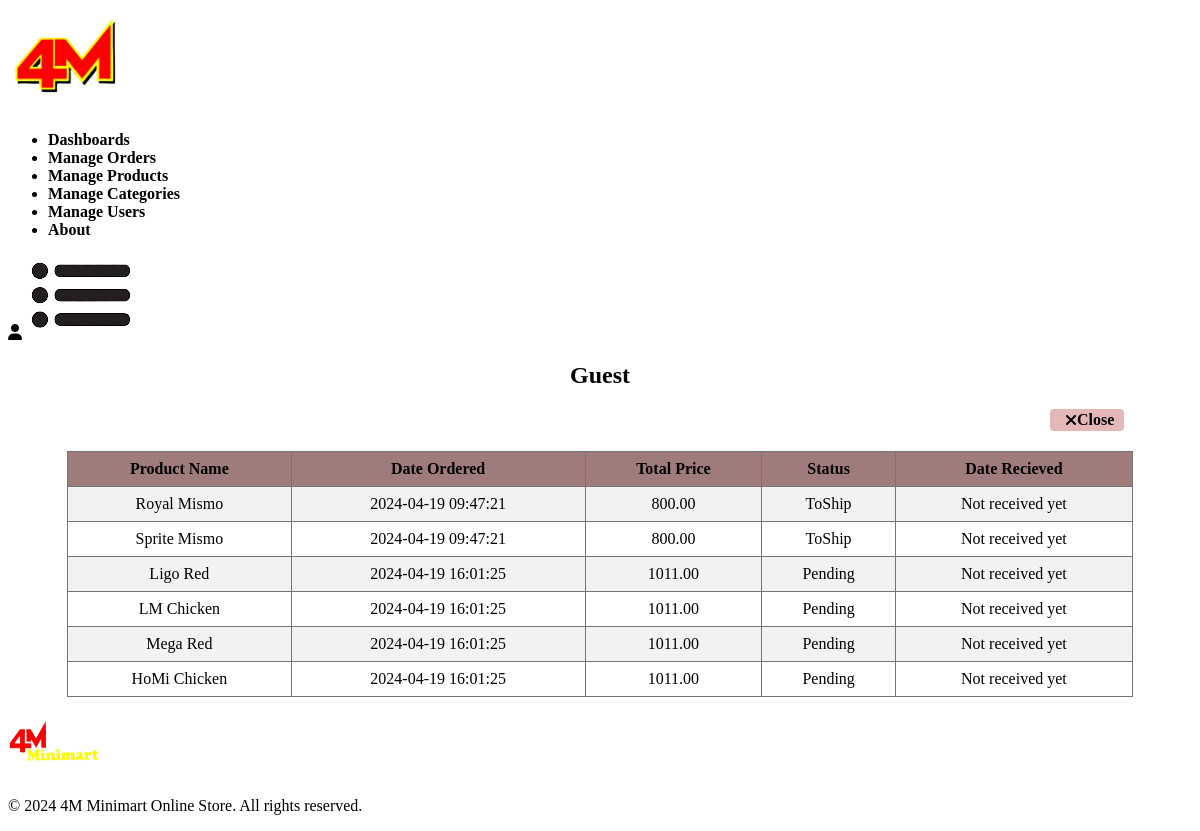
Page /admin/view_user_order.php?user_id=31 on the committed database.
### tables this page shows
CREATE TABLE `orders_details` (
  `orders_details_id` int(11) NOT NULL,
  `quantity` int(11) NOT NULL,
  `price` double NOT NULL,
  `order_id` int(11) NOT NULL,
  `product_id` int(11) NOT NULL
);

CREATE TABLE `products` (
  `product_id` int(11) NOT NULL,
  `type_code` bigint(20) DEFAULT NULL,
  `prod_desc` varchar(255) DEFAULT NULL,
  `prod_name` varchar(50) NOT NULL,
  `discounted_price` double(10,2) DEFAULT NULL,
  `retail_price` double(10,2) DEFAULT NULL,
  `stock` int(11) NOT NULL,
  `photo` varchar(255) NOT NULL,
  `category_id` int(11) NOT NULL
);

CREATE TABLE `orders` (
  `order_id` int(11) NOT NULL,
  `date_ordered` datetime NOT NULL,
  `total_price` decimal(10,2) NOT NULL,
  `address_id` int(11) NOT NULL,
  `user_id` int(11) NOT NULL,
  `order_status` enum('Pending','ToShip','ToReceive','Completed') NOT NULL DEFAULT 'Pending',
  `delivery_option` varchar(10) DEFAULT NULL,
  `date_received` datetime NOT NULL DEFAULT current_timestamp()
);

### admin/view_user_order.php (the view, shortened to what this page needs)
<?php
require '../DB/db_con.php';
if(isset($_GET['user_id'])) {
    $user_id = $_GET['user_id'];
    try {
        $sql = "SELECT * FROM orders
        INNER JOIN orders_details ON orders.order_id = orders_details.order_id
        INNER JOIN products ON orders_details.product_id = products.product_id
        WHERE user_id = :user_id";
        $stmt = $pdo->prepare($sql);
        $stmt->execute(['user_id' => $user_id]);
        $user_order = $stmt->fetchAll(PDO::FETCH_ASSOC);
    } catch (PDOException $e) {
        die("PDOException: " . $e->getMessage());
    } catch (Exception $e) {
        die("Error: " . $e->getMessage());
    }
}
?>
<!DOCTYPE html>
<html lang="en">
<head>
    <link rel="stylesheet" href="https://stackpath.bootstrapcdn.com/font-awesome/4.7.0/css/font-awesome.min.css">
    <link rel="stylesheet" href="../scss/style.scss">
</head>
<body>
<div class="header">
    <div class="container">
        <div class="navbar">
        <div class="logo">
            <a href="http://localhost/E-commerce/admin/admin_dash.php">
                <img src="../images/Logo.png" class= "pic" width="125">
            </a>
        </div>
        <nav id="menuItems">
        <ul>
        <li><a href="http://localhost/E-commerce/admin/admin_dash.php">Dashboards</a></li>
            <li><a href="http://localhost/E-commerce/admin/manage_order.php">Manage Orders</a></li>
            <li><a href="http://localhost/E-commerce/admin/products.php">Manage Products</a></li>
            <li><a href="http://localhost/E-commerce/admin/category.php">Manage Categories</a></li>
            <li><a href="http://localhost/E-commerce/admin/user.php">Manage Users</a></li>
            <li><a href="http://localhost/E-commerce/admin/about.php">About</a></li>
        </ul>
        </nav>
        <div class="setting-sec">
            <a href="http://localhost/E-commerce/Account.php">
            <i class="fa-solid fa-user"></i>
            </a>
        <img src="../images/menu.png" class="menu-icon" onclick="menutoggle()">
        </div>
    </div>
    </div>
</div>
<div class="user-order-container">
    <h2 style="text-align: center;"><?php echo $_SESSION['username'] ?? 'Guest'; ?></h2>
    <a href="http://localhost/E-commerce/admin/admin_dash.php"  class="btn-close" ><i class="fa fa-close"></i> Close</a>
    <table>
    <tr>
            <th>Product Name</th>
            <th>Date Ordered</th>
            <th>Total Price</th>
            <th>Status</th>
            <th>Date Recieved</th>
        </tr>
        <?php foreach ($user_order as $order) : ?>
            <tr>
            <td><?php echo $order['prod_name']; ?></td>
            <td><?php echo $order['date_ordered']; ?></td>
            <td><?php echo $order['total_price']; ?></td>
            <td><?php echo $order['order_status']; ?></td>
            <td><?php echo $order['order_status'] == 'Completed' ? ($order['date_received'] ?? 'Not received yet') : 'Not received yet'; ?></td>
            </tr>
        <?php endforeach; ?>
    </table>
</div>
<footer>
    <div class="container">
        <div class="row">
            <div class="footer-col-1">
            <img src="../images/logo2.png" width="100px" height="60px">
            </div>
            <div class="footer-col-2">
            <p>&copy; <?php echo date('Y'); ?> 4M Minimart Online Store. All rights reserved.</p>
            </div>
        </div>
    </div>
</footer>
</html>
</body>

### admin/view_user_order.php (style rules this page uses)
.user-order-container { min-height: calc(100% - 255px); }
a { text-decoration: none; color: #000000; font-weight: bold; }
table { width: 90%; border-collapse: collapse; margin: 20px auto; }
th, td { border: 1px solid #767575; padding: 8px; text-align: center; }
th { background-color: #9f7b7b; color: Black; text-align: center; }
tr:nth-child(even) { background-color: #f2f2f2; }
.edit-button, .btn-add, .btn-close { display: inline-flex; align-items: center; padding: 8px 12px; border-radius: 4px; text-decoration: none; margin-right: 5px; }
.btn-close { background-color: #e4b8b8; padding: 2px 10px; margin-left: 88%; }
.fa { margin-left: 5px; display: inline-block; font: normal normal normal 14px/1 FontAwesome; font-size: inherit; text-rendering: auto; -webkit-font-smoothing: antialiased; -moz-osx-font-smoothing: grayscale }

### rows in the picture
orders_details: product.prod_name "Royal Mismo", order.date_ordered "2024-04-19 09:47:21", order.total_price "800.00", order.order_status "ToShip"
orders_details: product.prod_name "Sprite Mismo", order.date_ordered "2024-04-19 09:47:21", order.total_price "800.00", order.order_status "ToShip"
orders_details: product.prod_name "Ligo Red", order.date_ordered "2024-04-19 16:01:25", order.total_price "1011.00", order.order_status "Pending"
orders_details: product.prod_name "LM Chicken", order.date_ordered "2024-04-19 16:01:25", order.total_price "1011.00", order.order_status "Pending"
orders_details: product.prod_name "Mega Red", order.date_ordered "2024-04-19 16:01:25", order.total_price "1011.00", order.order_status "Pending"
orders_details: product.prod_name "HoMi Chicken", order.date_ordered "2024-04-19 16:01:25", order.total_price "1011.00", order.order_status "Pending"

### other values in the picture
$_SESSION['username'] "Guest"
